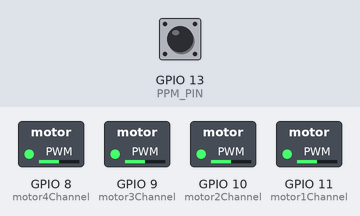
Recording of a sketch running on a simulated ESP32-S3. Shown: switched loads named in the sketch (green lamp = pin HIGH). The inputs (shaded band) are chosen by the test bench; at power-on: GPIO 13 (PPM_PIN) HIGH. What the sketch prints to the serial monitor is not drawn.

Above: at 0.1 s.
Timing chart, 0 to 1.6 s (numbered marks = the images above):
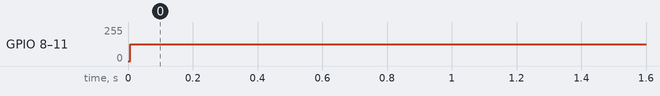

The sketch:

ESP32_S3_Tiny_Quad_read_ppm_value_with_interrupt_motor_drive.ino
```cpp
#include <Arduino.h>

// ***** PPM Receiver Setup *****
#define PPM_PIN 13               // PPM input pin (must be interrupt-capable)
#define NUM_CHANNELS 8           // Number of channels in the PPM signal
#define PPM_SYNC_THRESHOLD 3000  // Sync pulse threshold (in microseconds)
#define CHANNEL_MIN 1000         // Minimum valid pulse width (in microseconds)
#define CHANNEL_MAX 2000         // Maximum valid pulse width (in microseconds)

volatile int ReceiverValue[NUM_CHANNELS] = {1500, 1500, 1500, 1500, 1500, 1500, 1500, 1500};
volatile int channelIndex = 0;
volatile unsigned long lastTime = 0;

void IRAM_ATTR ppmInterruptHandler() {
  unsigned long currentTime = micros();
  unsigned long pulseWidth = currentTime - lastTime;
  lastTime = currentTime;

  if (pulseWidth > PPM_SYNC_THRESHOLD) {
    // Sync pulse detected; reset channel index.
    channelIndex = 0;
  } else if (channelIndex < NUM_CHANNELS) {
    // Save the pulse width as a channel value (constrained to valid range)
    ReceiverValue[channelIndex] = constrain(pulseWidth, CHANNEL_MIN, CHANNEL_MAX);
    channelIndex++;
  }
}

void readReceiver(int* channelValues) {
  noInterrupts();
  for (int i = 0; i < NUM_CHANNELS; i++) {
    channelValues[i] = ReceiverValue[i];
  }
  interrupts();
}

// ***** Motor Driver PWM Setup *****
// Define motor PWM output pins (choose pins not used by PPM input)
const int pwmFrequency = 20000; // 20 kHz PWM frequency
const int pwmResolution = 8;    // 8-bit resolution: 0-255 duty cycle
const int motor1Channel = 11;
const int motor2Channel = 10;
const int motor3Channel = 9;
const int motor4Channel = 8;

void setup() {
  Serial.begin(115200);
  Serial.println("PPM Reader & Quad Motor Controller Initialized");

  // Setup PPM input pin and attach interrupt
  pinMode(PPM_PIN, INPUT);
  attachInterrupt(digitalPinToInterrupt(PPM_PIN), ppmInterruptHandler, FALLING);

  // Setup PWM for each motor using the ESP32 LEDC peripheral
  ledcAttach(motor1Channel, pwmFrequency, pwmResolution);
  ledcAttach(motor2Channel, pwmFrequency, pwmResolution);
  ledcAttach(motor3Channel, pwmFrequency, pwmResolution);
  ledcAttach(motor4Channel, pwmFrequency, pwmResolution);

  // Initialize motor outputs to zero (motors off)
  ledcWrite(motor1Channel, 0);
  ledcWrite(motor2Channel, 0);
  ledcWrite(motor3Channel, 0);
  ledcWrite(motor4Channel, 0);
}

void loop() {
  int channels[NUM_CHANNELS];
  readReceiver(channels);

  // Use the throttle channel (channel index 2) to control motor speed
  // Map the pulse width (1000-2000 µs) to an 8-bit PWM value (0-255)
  int throttlePWM = map(channels[2], CHANNEL_MIN, CHANNEL_MAX, 0, 255);
  throttlePWM = constrain(throttlePWM, 0, 255);

  // For debugging: print out the PPM channel values
  Serial.print("Roll [µs]: "); Serial.print(channels[0]);
  Serial.print(" Pitch [µs]: "); Serial.print(channels[1]);
  Serial.print(" Throttle [µs]: "); Serial.print(channels[2]);
  Serial.print(" Yaw [µs]: "); Serial.print(channels[3]);
  Serial.print(" ThrottlePWM: "); Serial.print(throttlePWM);
  Serial.println();

  // Drive all four motors with the throttle PWM value
  ledcWrite(motor1Channel, throttlePWM);
  ledcWrite(motor2Channel, throttlePWM);
  ledcWrite(motor3Channel, throttlePWM);
  ledcWrite(motor4Channel, throttlePWM);

  delay(50);
}
```

Measured:
- by itself, GPIO 8 (motor4Channel), GPIO 9 (motor3Channel), GPIO 10 (motor2Channel), GPIO 11 (motor1Channel): 0/255 → 127/255 at 0.01 s
